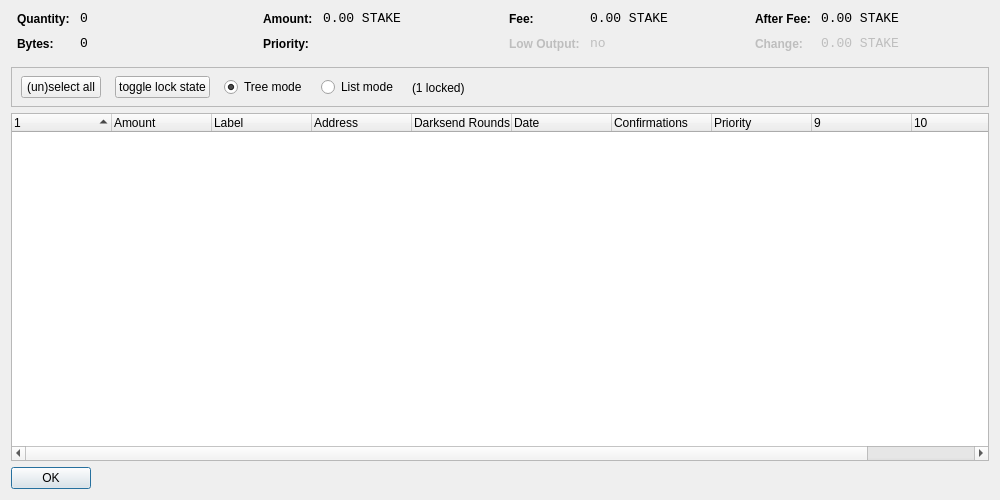
<?xml version="1.0" encoding="UTF-8"?>
<ui version="4.0">
 <class>CoinControlDialog</class>
 <widget class="QDialog" name="CoinControlDialog">
  <property name="geometry">
   <rect>
    <x>0</x>
    <y>0</y>
    <width>1000</width>
    <height>500</height>
   </rect>
  </property>
  <property name="windowTitle">
   <string>Coin Control</string>
  </property>
  <layout class="QVBoxLayout" name="verticalLayout">
   <item>
    <layout class="QHBoxLayout" name="horizontalLayoutTop" stretch="0,0,0,0">
     <property name="topMargin">
      <number>0</number>
     </property>
     <property name="bottomMargin">
      <number>10</number>
     </property>
     <item>
      <layout class="QFormLayout" name="formLayoutCoinControl1">
       <property name="horizontalSpacing">
        <number>10</number>
       </property>
       <property name="verticalSpacing">
        <number>10</number>
       </property>
       <property name="leftMargin">
        <number>6</number>
       </property>
       <property name="rightMargin">
        <number>6</number>
       </property>
       <item row="0" column="0">
        <widget class="QLabel" name="labelCoinControlQuantityText">
         <property name="styleSheet">
          <string notr="true">font-weight:bold;</string>
         </property>
         <property name="text">
          <string>Quantity:</string>
         </property>
        </widget>
       </item>
       <item row="0" column="1">
        <widget class="QLabel" name="labelCoinControlQuantity">
         <property name="font">
          <font>
           <family>Monospace</family>
           <pointsize>10</pointsize>
          </font>
         </property>
         <property name="cursor">
          <cursorShape>IBeamCursor</cursorShape>
         </property>
         <property name="contextMenuPolicy">
          <enum>Qt::ActionsContextMenu</enum>
         </property>
         <property name="text">
          <string notr="true">0</string>
         </property>
         <property name="textInteractionFlags">
          <set>Qt::LinksAccessibleByMouse|Qt::TextSelectableByKeyboard|Qt::TextSelectableByMouse</set>
         </property>
        </widget>
       </item>
       <item row="1" column="0">
        <widget class="QLabel" name="labelCoinControlBytesText">
         <property name="styleSheet">
          <string notr="true">font-weight:bold;</string>
         </property>
         <property name="text">
          <string>Bytes:</string>
         </property>
        </widget>
       </item>
       <item row="1" column="1">
        <widget class="QLabel" name="labelCoinControlBytes">
         <property name="font">
          <font>
           <family>Monospace</family>
           <pointsize>10</pointsize>
          </font>
         </property>
         <property name="cursor">
          <cursorShape>IBeamCursor</cursorShape>
         </property>
         <property name="contextMenuPolicy">
          <enum>Qt::ActionsContextMenu</enum>
         </property>
         <property name="text">
          <string notr="true">0</string>
         </property>
         <property name="textInteractionFlags">
          <set>Qt::LinksAccessibleByMouse|Qt::TextSelectableByKeyboard|Qt::TextSelectableByMouse</set>
         </property>
        </widget>
       </item>
      </layout>
     </item>
     <item>
      <layout class="QFormLayout" name="formLayoutCoinControl2">
       <property name="horizontalSpacing">
        <number>10</number>
       </property>
       <property name="verticalSpacing">
        <number>10</number>
       </property>
       <property name="leftMargin">
        <number>6</number>
       </property>
       <property name="rightMargin">
        <number>6</number>
       </property>
       <item row="0" column="0">
        <widget class="QLabel" name="labelCoinControlAmountText">
         <property name="styleSheet">
          <string notr="true">font-weight:bold;</string>
         </property>
         <property name="text">
          <string>Amount:</string>
         </property>
        </widget>
       </item>
       <item row="0" column="1">
        <widget class="QLabel" name="labelCoinControlAmount">
         <property name="font">
          <font>
           <family>Monospace</family>
           <pointsize>10</pointsize>
          </font>
         </property>
         <property name="cursor">
          <cursorShape>IBeamCursor</cursorShape>
         </property>
         <property name="contextMenuPolicy">
          <enum>Qt::ActionsContextMenu</enum>
         </property>
         <property name="text">
          <string notr="true">0.00 STAKE</string>
         </property>
         <property name="textInteractionFlags">
          <set>Qt::LinksAccessibleByMouse|Qt::TextSelectableByKeyboard|Qt::TextSelectableByMouse</set>
         </property>
        </widget>
       </item>
       <item row="1" column="0">
        <widget class="QLabel" name="labelCoinControlPriorityText">
         <property name="styleSheet">
          <string notr="true">font-weight:bold;</string>
         </property>
         <property name="text">
          <string>Priority:</string>
         </property>
        </widget>
       </item>
       <item row="1" column="1">
        <widget class="QLabel" name="labelCoinControlPriority">
         <property name="font">
          <font>
           <family>Monospace</family>
           <pointsize>10</pointsize>
          </font>
         </property>
         <property name="cursor">
          <cursorShape>IBeamCursor</cursorShape>
         </property>
         <property name="contextMenuPolicy">
          <enum>Qt::ActionsContextMenu</enum>
         </property>
         <property name="text">
          <string/>
         </property>
         <property name="textInteractionFlags">
          <set>Qt::LinksAccessibleByMouse|Qt::TextSelectableByKeyboard|Qt::TextSelectableByMouse</set>
         </property>
        </widget>
       </item>
      </layout>
     </item>
     <item>
      <layout class="QFormLayout" name="formLayoutCoinControl3">
       <property name="horizontalSpacing">
        <number>10</number>
       </property>
       <property name="verticalSpacing">
        <number>10</number>
       </property>
       <property name="leftMargin">
        <number>6</number>
       </property>
       <property name="rightMargin">
        <number>6</number>
       </property>
       <item row="0" column="0">
        <widget class="QLabel" name="labelCoinControlFeeText">
         <property name="styleSheet">
          <string notr="true">font-weight:bold;</string>
         </property>
         <property name="text">
          <string>Fee:</string>
         </property>
        </widget>
       </item>
       <item row="0" column="1">
        <widget class="QLabel" name="labelCoinControlFee">
         <property name="font">
          <font>
           <family>Monospace</family>
           <pointsize>10</pointsize>
          </font>
         </property>
         <property name="cursor">
          <cursorShape>IBeamCursor</cursorShape>
         </property>
         <property name="contextMenuPolicy">
          <enum>Qt::ActionsContextMenu</enum>
         </property>
         <property name="text">
          <string notr="true">0.00 STAKE</string>
         </property>
         <property name="textInteractionFlags">
          <set>Qt::LinksAccessibleByMouse|Qt::TextSelectableByKeyboard|Qt::TextSelectableByMouse</set>
         </property>
        </widget>
       </item>
       <item row="1" column="0">
        <widget class="QLabel" name="labelCoinControlLowOutputText">
         <property name="enabled">
          <bool>false</bool>
         </property>
         <property name="styleSheet">
          <string notr="true">font-weight:bold;</string>
         </property>
         <property name="text">
          <string>Low Output:</string>
         </property>
        </widget>
       </item>
       <item row="1" column="1">
        <widget class="QLabel" name="labelCoinControlLowOutput">
         <property name="enabled">
          <bool>false</bool>
         </property>
         <property name="font">
          <font>
           <family>Monospace</family>
           <pointsize>10</pointsize>
          </font>
         </property>
         <property name="cursor">
          <cursorShape>IBeamCursor</cursorShape>
         </property>
         <property name="contextMenuPolicy">
          <enum>Qt::ActionsContextMenu</enum>
         </property>
         <property name="text">
          <string notr="true">no</string>
         </property>
         <property name="textInteractionFlags">
          <set>Qt::LinksAccessibleByMouse|Qt::TextSelectableByKeyboard|Qt::TextSelectableByMouse</set>
         </property>
        </widget>
       </item>
      </layout>
     </item>
     <item>
      <layout class="QFormLayout" name="formLayoutCoinControl4">
       <property name="horizontalSpacing">
        <number>10</number>
       </property>
       <property name="verticalSpacing">
        <number>10</number>
       </property>
       <property name="leftMargin">
        <number>6</number>
       </property>
       <property name="rightMargin">
        <number>6</number>
       </property>
       <item row="0" column="0">
        <widget class="QLabel" name="labelCoinControlAfterFeeText">
         <property name="styleSheet">
          <string notr="true">font-weight:bold;</string>
         </property>
         <property name="text">
          <string>After Fee:</string>
         </property>
        </widget>
       </item>
       <item row="0" column="1">
        <widget class="QLabel" name="labelCoinControlAfterFee">
         <property name="font">
          <font>
           <family>Monospace</family>
           <pointsize>10</pointsize>
          </font>
         </property>
         <property name="cursor">
          <cursorShape>IBeamCursor</cursorShape>
         </property>
         <property name="contextMenuPolicy">
          <enum>Qt::ActionsContextMenu</enum>
         </property>
         <property name="text">
          <string notr="true">0.00 STAKE</string>
         </property>
         <property name="textInteractionFlags">
          <set>Qt::LinksAccessibleByMouse|Qt::TextSelectableByKeyboard|Qt::TextSelectableByMouse</set>
         </property>
        </widget>
       </item>
       <item row="1" column="0">
        <widget class="QLabel" name="labelCoinControlChangeText">
         <property name="enabled">
          <bool>false</bool>
         </property>
         <property name="styleSheet">
          <string notr="true">font-weight:bold;</string>
         </property>
         <property name="text">
          <string>Change:</string>
         </property>
        </widget>
       </item>
       <item row="1" column="1">
        <widget class="QLabel" name="labelCoinControlChange">
         <property name="enabled">
          <bool>false</bool>
         </property>
         <property name="font">
          <font>
           <family>Monospace</family>
           <pointsize>10</pointsize>
          </font>
         </property>
         <property name="cursor">
          <cursorShape>IBeamCursor</cursorShape>
         </property>
         <property name="contextMenuPolicy">
          <enum>Qt::ActionsContextMenu</enum>
         </property>
         <property name="text">
          <string notr="true">0.00 STAKE</string>
         </property>
         <property name="textInteractionFlags">
          <set>Qt::LinksAccessibleByMouse|Qt::TextSelectableByKeyboard|Qt::TextSelectableByMouse</set>
         </property>
        </widget>
       </item>
      </layout>
     </item>
    </layout>
   </item>
   <item>
    <widget class="QFrame" name="frame">
     <property name="minimumSize">
      <size>
       <width>0</width>
       <height>40</height>
      </size>
     </property>
     <property name="frameShape">
      <enum>QFrame::StyledPanel</enum>
     </property>
     <property name="frameShadow">
      <enum>QFrame::Sunken</enum>
     </property>
     <widget class="QWidget" name="horizontalLayoutWidget">
      <property name="geometry">
       <rect>
        <x>10</x>
        <y>0</y>
        <width>781</width>
        <height>41</height>
       </rect>
      </property>
      <layout class="QHBoxLayout" name="horizontalLayoutPanel" stretch="0,0,0,0,0">
       <property name="spacing">
        <number>14</number>
       </property>
       <item>
        <widget class="QPushButton" name="pushButtonSelectAll">
         <property name="sizePolicy">
          <sizepolicy hsizetype="Maximum" vsizetype="Fixed">
           <horstretch>0</horstretch>
           <verstretch>0</verstretch>
          </sizepolicy>
         </property>
         <property name="text">
          <string>(un)select all</string>
         </property>
        </widget>
       </item>
        <item>
         <widget class="QPushButton" name="pushButtonToggleLock">
          <property name="sizePolicy">
           <sizepolicy hsizetype="Maximum" vsizetype="Fixed">
            <horstretch>0</horstretch>
            <verstretch>0</verstretch>
           </sizepolicy>
          </property>
          <property name="text">
           <string>toggle lock state</string>
          </property>
          <property name="autoDefault">
           <bool>false</bool>
          </property>
         </widget>
        </item>
       <item>
        <widget class="QRadioButton" name="radioTreeMode">
         <property name="sizePolicy">
          <sizepolicy hsizetype="Maximum" vsizetype="Fixed">
           <horstretch>0</horstretch>
           <verstretch>0</verstretch>
          </sizepolicy>
         </property>
         <property name="text">
          <string>Tree mode</string>
         </property>
         <property name="checked">
          <bool>true</bool>
         </property>
        </widget>
       </item>
       <item>
        <widget class="QRadioButton" name="radioListMode">
         <property name="sizePolicy">
          <sizepolicy hsizetype="Maximum" vsizetype="Fixed">
           <horstretch>0</horstretch>
           <verstretch>0</verstretch>
          </sizepolicy>
         </property>
         <property name="text">
          <string>List mode</string>
         </property>
        </widget>
       </item>
        <item>
         <widget class="QLabel" name="labelLocked">
          <property name="text">
           <string>(1 locked)</string>
          </property>
         </widget>
        </item>
       <item>
        <spacer name="horizontalSpacer">
         <property name="orientation">
          <enum>Qt::Horizontal</enum>
         </property>
         <property name="sizeHint" stdset="0">
          <size>
           <width>40</width>
           <height>20</height>
          </size>
         </property>
        </spacer>
       </item>
      </layout>
     </widget>
    </widget>
   </item>
   <item>
    <widget class="CoinControlTreeWidget" name="treeWidget">
     <property name="contextMenuPolicy">
      <enum>Qt::CustomContextMenu</enum>
     </property>
     <property name="sortingEnabled">
      <bool>false</bool>
     </property>
     <property name="columnCount">
      <number>11</number>
     </property>
     <attribute name="headerShowSortIndicator" stdset="0">
      <bool>true</bool>
     </attribute>
     <attribute name="headerStretchLastSection">
      <bool>false</bool>
     </attribute>
     <column>
      <property name="text">
       <string/>
      </property>
     </column>
     <column>
      <property name="text">
       <string>Amount</string>
      </property>
     </column>
     <column>
      <property name="text">
       <string>Label</string>
      </property>
     </column>
     <column>
      <property name="text">
       <string>Address</string>
      </property>
     </column>
     <column>
      <property name="text">
       <string>Darksend Rounds</string>
      </property>
    </column>
     <column>
      <property name="text">
       <string>Date</string>
      </property>
     </column>
     <column>
      <property name="text">
       <string>Confirmations</string>
      </property>
      <property name="toolTip">
       <string>Confirmed</string>
      </property>
     </column>
     <column>
      <property name="text">
       <string>Priority</string>
      </property>
     </column>
     <column>
      <property name="text">
       <string/>
      </property>
     </column>
     <column>
      <property name="text">
       <string/>
      </property>
     </column>
     <column>
      <property name="text">
       <string/>
      </property>
     </column>
     <column>
      <property name="text">
       <string/>
      </property>
     </column>
    </widget>
   </item>
   <item>
    <widget class="QDialogButtonBox" name="buttonBox">
     <property name="sizePolicy">
      <sizepolicy hsizetype="Maximum" vsizetype="Fixed">
       <horstretch>0</horstretch>
       <verstretch>0</verstretch>
      </sizepolicy>
     </property>
     <property name="orientation">
      <enum>Qt::Horizontal</enum>
     </property>
     <property name="standardButtons">
      <set>QDialogButtonBox::Ok</set>
     </property>
    </widget>
   </item>
  </layout>
 </widget>
 <customwidgets>
  <customwidget>
   <class>CoinControlTreeWidget</class>
   <extends>QTreeWidget</extends>
   <header>coincontroltreewidget.h</header>
  </customwidget>
 </customwidgets>
 <resources/>
 <connections/>
</ui>
